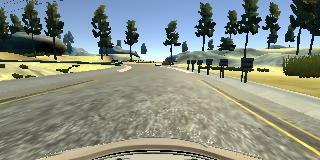
#> input picture writeup/flip/original.jpg, 320 x 160 px
$ python main.py
#> lines starting #> are read from the running program, lines starting #| are printed output that depends on the picture
import cv2
import numpy as np

img = './writeup/flip/original.jpg'
img = cv2.imread(img)
#> img is the input picture: shape (160, 320, 3); mean B, G, R 130.2, 142.2, 135.4
flip = np.fliplr(img)
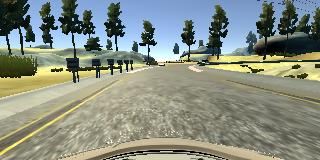
#> flip: shape (160, 320, 3); mean B, G, R 130.2, 142.2, 135.4
cv2.imwrite('./writeup/flip/flipped.jpg', flip)
